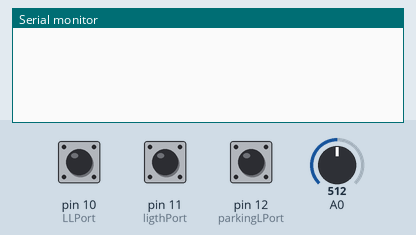
Simulated run of this sketch. Board: Arduino Leonardo, built with avr-gcc and run on an emulated ATmega32U4. Parts: the last lines printed to the serial monitor. The test bench sets the inputs (shaded band); at power-on: pin 10 (LLPort) HIGH, pin 12 (parkingLPort) HIGH, pin 11 (ligthPort) HIGH, A0 = 512. USB keyboard and mouse output is not drawn.

Above: at 1.2 s.
1.3 s: pin 10 (LLPort) pulled LOW for 0.15 s
At 2.0 s:
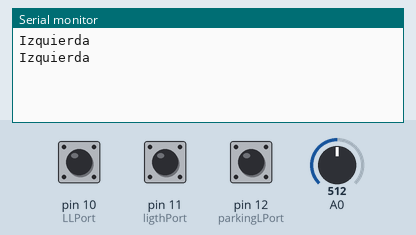
2.9 s: pin 12 (parkingLPort) pulled LOW for 0.15 s
At 3.8 s:
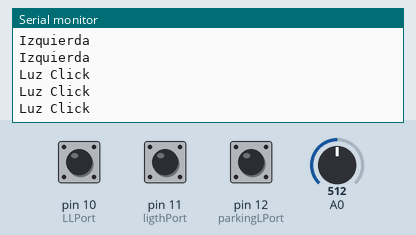

Measured:
- after the input at 1.3 s, the serial monitor: prints a new line at once (image 1)
- after the input at 2.9 s, the serial monitor: prints a new line at once (image 2)

The sketch:

joystick.ino
```cpp
#include <Joystick.h>
#include <SoftwareSerial.h>

SoftwareSerial hc06(8,9);

#define START_CMD_CHAR '*'
#define END_CMD_CHAR '#'
#define DIV_CMD_CHAR '|'
#define CMD_DIGITALWRITE 10
#define CMD_ANALOGWRITE 11
#define CMD_TEXT 32
#define CMD_READ_ARDUDROID 13
#define MAX_COMMAND 20  // max command number code. used for error checking.
#define MIN_COMMAND 10  // minimum command number code. used for error checking.
#define IN_STRING_LENGHT 40
#define MAX_ANALOGWRITE 255

String inText;

bool izquierda = false;
bool derecha = false;
bool encendidas = false;
bool parking = false;
bool altas = false;

int parkingLPort  = 12;
int ligthPort  = 11;
int LLPort  = 10;
//int RLPort  = 9;
//int HLPort  = 8;

Joystick_ Joystick;

void setup() {
  // Initialize Joystick Library
  Joystick.begin();
  hc06.begin(9600);

  Serial.begin(9600);
  //Serial1.begin(9600);

  while (!Serial) {
    ; // wait for serial port to connect. Needed for Leonardo only
  }


  pinMode( 12, INPUT_PULLUP );
  pinMode( 11, INPUT_PULLUP );
  pinMode( 10, INPUT_PULLUP );
  //pinMode(  9, INPUT_PULLUP );
  //pinMode(  8, INPUT_PULLUP );


}

void loop() {
  // Read pin values
  /*
    int currentButtonState = !digitalRead(pinToButtonMap);
    if (currentButtonState != lastButtonState)
    {
    Joystick.setButton(0, currentButtonState);
    lastButtonState = currentButtonState;
    }
  */

  int lectura = analogRead(A0);
  if (lectura < 612 & lectura > 412  ) {
    Joystick.setHatSwitch(0, -1);
  } else {
    if (lectura >= 612) {
      if (lectura < 818) {
        Joystick.setHatSwitch(0, 45);
      } else {
        Joystick.setHatSwitch(0, 0);
      }
    } else if (lectura <= 412) {
      if (lectura > 206) {
        Joystick.setHatSwitch(0, 135);
      } else {
        Joystick.setHatSwitch(0, 180);
      }
    }
  }

  // LUCES PARKING
  if ( !parking &&  digitalRead(parkingLPort) == LOW ) {
    parking = true;
    press('L');
  }

  if ( parking &&  digitalRead(parkingLPort) == HIGH ) {
    parking = false;
    for (int i = 0; i < 2; i++ )
    {
      press('L');
    }
  }
  // **************

  // LUCES BAJAS
  if (  !encendidas && parking && digitalRead(ligthPort) == LOW   ) {
    encendidas = true;
    for (int i = 0; i < 2; i++ )
    {
      press('L');
    }
  }

  if (  encendidas && digitalRead(ligthPort) == HIGH   ) {
    encendidas = false;
    press('L');
  }
  //

  // LUCES ALTAS ***********************************************************
  /*if ( !altas && encendidas &&  digitalRead(HLPort) == LOW ) {
    altas = true;
    press('H');
  }*/
/*
  if ( altas && digitalRead(HLPort) == HIGH ) {
    altas = false;
    press('H');
  }*/
  // ************************************************************************

  //Direccionales
  if ( !izquierda && digitalRead(LLPort) == LOW ) {
    izquierda = true;
    press('<');
  }

  if ( izquierda && digitalRead(LLPort) == HIGH ) {
    izquierda = false;
    press('<');
  }
/*
  if ( !derecha &&  digitalRead(RLPort) == LOW ) {
    derecha = true;
    press('>');
  }*/

/*
  if ( derecha && digitalRead(RLPort) == HIGH ) {
    derecha = false;
    press('>');
  }*/

  char ard_command = ' ';
  int pin_num = 0;
  int pin_value = 0;

  String cmd = "";

  if (hc06.available() > 4 ){

    char c = hc06.read();
    if( c != START_CMD_CHAR  ){
      return;
    }

    //Serial.println(c);

    ard_command = hc06.read(); // Leemos la orden
    hc06.read();     // Leemos el pin
    hc06.read();   // Leemos valor

    Serial.println(ard_command);
    if( ard_command == ' ' ){
      c = hc06.read();
      while ( c != END_CMD_CHAR )            //Hasta que el caracter sea END_CMD_CHAR
      {
        cmd += c;
        c = hc06.read();
        //Serial.println(c);
      }
      delay(25);
      //Serial.println(cmd);

      if(cmd == "")
        return;

      press(cmd.charAt(0));

    }
  }

}

void press(char cadena ) {
  int button = 10;
  switch (cadena) {
    case 'L':
      Serial.println("Luz Click");
      button = 0;
      break;
    case 'H':
      Serial.println("Luz Alta");
      button = 1;
      break;
    case '>':
      Serial.println("Derecha");
      button = 2;
      break;
    case '<':
      Serial.println("Izquierda");
      button = 3;
      break;
    default:
      Serial.println("default");
      Serial.println(cadena);
      break;

  }
  //Keyboard.press(cadena);
  Joystick.pressButton(button);
  delay(50);
  Joystick.releaseButton(button);
  //Keyboard.releaseAll();


}

// https://www.aranacorp.com/es/comunicacion-con-arduino-y-el-modulo-hc-06/
```
